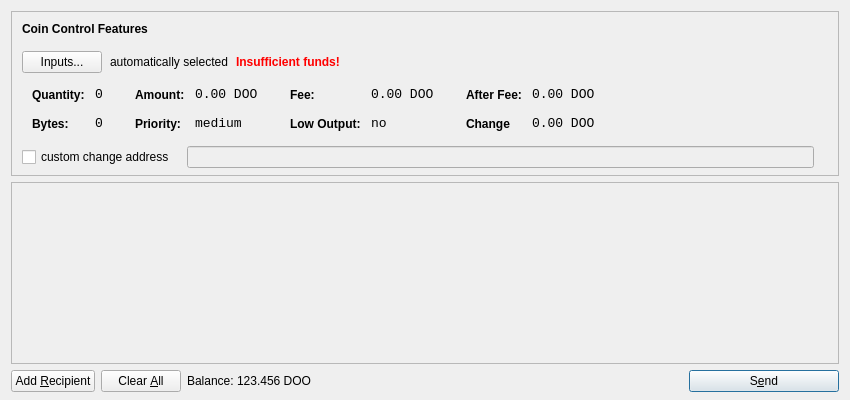
<?xml version="1.0" encoding="UTF-8"?>
<ui version="4.0">
 <class>SendCoinsDialog</class>
 <widget class="QDialog" name="SendCoinsDialog">
  <property name="geometry">
   <rect>
    <x>0</x>
    <y>0</y>
    <width>850</width>
    <height>400</height>
   </rect>
  </property>
  <property name="windowTitle">
   <string>Send Coins</string>
  </property>
  <layout class="QVBoxLayout" name="verticalLayout" stretch="0,1,0">
   <property name="bottomMargin">
    <number>8</number>
   </property>
   <item>
    <widget class="QFrame" name="frameCoinControl">
     <property name="sizePolicy">
      <sizepolicy hsizetype="Expanding" vsizetype="Expanding">
       <horstretch>0</horstretch>
       <verstretch>0</verstretch>
      </sizepolicy>
     </property>
     <property name="maximumSize">
      <size>
       <width>16777215</width>
       <height>16777215</height>
      </size>
     </property>
     <property name="frameShape">
      <enum>QFrame::StyledPanel</enum>
     </property>
     <property name="frameShadow">
      <enum>QFrame::Sunken</enum>
     </property>
     <layout class="QVBoxLayout" name="verticalLayoutCoinControl2">
      <property name="spacing">
       <number>-1</number>
      </property>
      <property name="leftMargin">
       <number>0</number>
      </property>
      <property name="topMargin">
       <number>0</number>
      </property>
      <property name="rightMargin">
       <number>0</number>
      </property>
      <property name="bottomMargin">
       <number>6</number>
      </property>
      <item>
       <layout class="QVBoxLayout" name="verticalLayoutCoinControl" stretch="0,0,0,0,1">
        <property name="spacing">
         <number>0</number>
        </property>
        <property name="leftMargin">
         <number>10</number>
        </property>
        <property name="topMargin">
         <number>10</number>
        </property>
        <item>
         <layout class="QHBoxLayout" name="horizontalLayoutCoinControl1">
          <property name="bottomMargin">
           <number>15</number>
          </property>
          <item>
           <widget class="QLabel" name="labelCoinControlFeatures">
            <property name="sizePolicy">
             <sizepolicy hsizetype="Preferred" vsizetype="Maximum">
              <horstretch>0</horstretch>
              <verstretch>0</verstretch>
             </sizepolicy>
            </property>
            <property name="font">
             <font>
              <weight>75</weight>
              <bold>true</bold>
             </font>
            </property>
            <property name="styleSheet">
             <string notr="true">font-weight:bold;</string>
            </property>
            <property name="text">
             <string>Coin Control Features</string>
            </property>
           </widget>
          </item>
         </layout>
        </item>
        <item>
         <layout class="QHBoxLayout" name="horizontalLayoutCoinControl2" stretch="0,0,0,0">
          <property name="spacing">
           <number>8</number>
          </property>
          <property name="bottomMargin">
           <number>10</number>
          </property>
          <item>
           <widget class="QPushButton" name="pushButtonCoinControl">
            <property name="styleSheet">
             <string notr="true"/>
            </property>
            <property name="text">
             <string>Inputs...</string>
            </property>
           </widget>
          </item>
          <item>
           <widget class="QLabel" name="labelCoinControlAutomaticallySelected">
            <property name="text">
             <string>automatically selected</string>
            </property>
            <property name="margin">
             <number>5</number>
            </property>
           </widget>
          </item>
          <item>
           <widget class="QLabel" name="labelCoinControlInsuffFunds">
            <property name="font">
             <font>
              <weight>75</weight>
              <bold>true</bold>
             </font>
            </property>
            <property name="styleSheet">
             <string notr="true">color:red;font-weight:bold;</string>
            </property>
            <property name="text">
             <string>Insufficient funds!</string>
            </property>
            <property name="margin">
             <number>5</number>
            </property>
           </widget>
          </item>
          <item>
           <spacer name="horizontalSpacerCoinControl">
            <property name="orientation">
             <enum>Qt::Horizontal</enum>
            </property>
            <property name="sizeHint" stdset="0">
             <size>
              <width>40</width>
              <height>1</height>
             </size>
            </property>
           </spacer>
          </item>
         </layout>
        </item>
        <item>
         <widget class="QWidget" name="widgetCoinControl" native="true">
          <property name="sizePolicy">
           <sizepolicy hsizetype="Preferred" vsizetype="Preferred">
            <horstretch>0</horstretch>
            <verstretch>0</verstretch>
           </sizepolicy>
          </property>
          <property name="minimumSize">
           <size>
            <width>0</width>
            <height>0</height>
           </size>
          </property>
          <property name="styleSheet">
           <string notr="true"/>
          </property>
          <layout class="QHBoxLayout" name="horizontalLayoutCoinControl5">
           <property name="margin">
            <number>0</number>
           </property>
           <item>
            <layout class="QHBoxLayout" name="horizontalLayoutCoinControl3" stretch="0,0,0,1">
             <property name="spacing">
              <number>20</number>
             </property>
             <property name="topMargin">
              <number>0</number>
             </property>
             <property name="bottomMargin">
              <number>10</number>
             </property>
             <item>
              <layout class="QFormLayout" name="formLayoutCoinControl1">
               <property name="horizontalSpacing">
                <number>10</number>
               </property>
               <property name="verticalSpacing">
                <number>14</number>
               </property>
               <property name="leftMargin">
                <number>10</number>
               </property>
               <property name="topMargin">
                <number>4</number>
               </property>
               <property name="rightMargin">
                <number>6</number>
               </property>
               <item row="0" column="0">
                <widget class="QLabel" name="labelCoinControlQuantityText">
                 <property name="styleSheet">
                  <string notr="true">font-weight:bold;</string>
                 </property>
                 <property name="text">
                  <string>Quantity:</string>
                 </property>
                 <property name="margin">
                  <number>0</number>
                 </property>
                </widget>
               </item>
               <item row="0" column="1">
                <widget class="QLabel" name="labelCoinControlQuantity">
                 <property name="font">
                  <font>
                   <family>Monospace</family>
                   <pointsize>10</pointsize>
                  </font>
                 </property>
                 <property name="cursor">
                  <cursorShape>IBeamCursor</cursorShape>
                 </property>
                 <property name="contextMenuPolicy">
                  <enum>Qt::ActionsContextMenu</enum>
                 </property>
                 <property name="text">
                  <string>0</string>
                 </property>
                 <property name="margin">
                  <number>0</number>
                 </property>
                 <property name="textInteractionFlags">
                  <set>Qt::LinksAccessibleByMouse|Qt::TextSelectableByKeyboard|Qt::TextSelectableByMouse</set>
                 </property>
                </widget>
               </item>
               <item row="1" column="0">
                <widget class="QLabel" name="labelCoinControlBytesText">
                 <property name="styleSheet">
                  <string notr="true">font-weight:bold;</string>
                 </property>
                 <property name="text">
                  <string>Bytes:</string>
                 </property>
                </widget>
               </item>
               <item row="1" column="1">
                <widget class="QLabel" name="labelCoinControlBytes">
                 <property name="font">
                  <font>
                   <family>Monospace</family>
                   <pointsize>10</pointsize>
                  </font>
                 </property>
                 <property name="cursor">
                  <cursorShape>IBeamCursor</cursorShape>
                 </property>
                 <property name="contextMenuPolicy">
                  <enum>Qt::ActionsContextMenu</enum>
                 </property>
                 <property name="text">
                  <string>0</string>
                 </property>
                 <property name="textInteractionFlags">
                  <set>Qt::LinksAccessibleByMouse|Qt::TextSelectableByKeyboard|Qt::TextSelectableByMouse</set>
                 </property>
                </widget>
               </item>
              </layout>
             </item>
             <item>
              <layout class="QFormLayout" name="formLayoutCoinControl2">
               <property name="horizontalSpacing">
                <number>10</number>
               </property>
               <property name="verticalSpacing">
                <number>14</number>
               </property>
               <property name="leftMargin">
                <number>6</number>
               </property>
               <property name="topMargin">
                <number>4</number>
               </property>
               <property name="rightMargin">
                <number>6</number>
               </property>
               <item row="0" column="0">
                <widget class="QLabel" name="labelCoinControlAmountText">
                 <property name="styleSheet">
                  <string notr="true">font-weight:bold;</string>
                 </property>
                 <property name="text">
                  <string>Amount:</string>
                 </property>
                 <property name="margin">
                  <number>0</number>
                 </property>
                </widget>
               </item>
               <item row="0" column="1">
                <widget class="QLabel" name="labelCoinControlAmount">
                 <property name="font">
                  <font>
                   <family>Monospace</family>
                   <pointsize>10</pointsize>
                  </font>
                 </property>
                 <property name="cursor">
                  <cursorShape>IBeamCursor</cursorShape>
                 </property>
                 <property name="contextMenuPolicy">
                  <enum>Qt::ActionsContextMenu</enum>
                 </property>
                 <property name="text">
                  <string>0.00 DOO</string>
                 </property>
                 <property name="textInteractionFlags">
                  <set>Qt::LinksAccessibleByMouse|Qt::TextSelectableByKeyboard|Qt::TextSelectableByMouse</set>
                 </property>
                </widget>
               </item>
               <item row="1" column="0">
                <widget class="QLabel" name="labelCoinControlPriorityText">
                 <property name="styleSheet">
                  <string notr="true">font-weight:bold;</string>
                 </property>
                 <property name="text">
                  <string>Priority:</string>
                 </property>
                </widget>
               </item>
               <item row="1" column="1">
                <widget class="QLabel" name="labelCoinControlPriority">
                 <property name="font">
                  <font>
                   <family>Monospace</family>
                   <pointsize>10</pointsize>
                  </font>
                 </property>
                 <property name="cursor">
                  <cursorShape>IBeamCursor</cursorShape>
                 </property>
                 <property name="contextMenuPolicy">
                  <enum>Qt::ActionsContextMenu</enum>
                 </property>
                 <property name="text">
                  <string>medium</string>
                 </property>
                 <property name="textInteractionFlags">
                  <set>Qt::LinksAccessibleByMouse|Qt::TextSelectableByKeyboard|Qt::TextSelectableByMouse</set>
                 </property>
                </widget>
               </item>
              </layout>
             </item>
             <item>
              <layout class="QFormLayout" name="formLayoutCoinControl3">
               <property name="horizontalSpacing">
                <number>10</number>
               </property>
               <property name="verticalSpacing">
                <number>14</number>
               </property>
               <property name="leftMargin">
                <number>6</number>
               </property>
               <property name="topMargin">
                <number>4</number>
               </property>
               <property name="rightMargin">
                <number>6</number>
               </property>
               <item row="0" column="0">
                <widget class="QLabel" name="labelCoinControlFeeText">
                 <property name="styleSheet">
                  <string notr="true">font-weight:bold;</string>
                 </property>
                 <property name="text">
                  <string>Fee:</string>
                 </property>
                 <property name="margin">
                  <number>0</number>
                 </property>
                </widget>
               </item>
               <item row="0" column="1">
                <widget class="QLabel" name="labelCoinControlFee">
                 <property name="font">
                  <font>
                   <family>Monospace</family>
                   <pointsize>10</pointsize>
                  </font>
                 </property>
                 <property name="cursor">
                  <cursorShape>IBeamCursor</cursorShape>
                 </property>
                 <property name="contextMenuPolicy">
                  <enum>Qt::ActionsContextMenu</enum>
                 </property>
                 <property name="text">
                  <string>0.00 DOO</string>
                 </property>
                 <property name="textInteractionFlags">
                  <set>Qt::LinksAccessibleByMouse|Qt::TextSelectableByKeyboard|Qt::TextSelectableByMouse</set>
                 </property>
                </widget>
               </item>
               <item row="1" column="0">
                <widget class="QLabel" name="labelCoinControlLowOutputText">
                 <property name="styleSheet">
                  <string notr="true">font-weight:bold;</string>
                 </property>
                 <property name="text">
                  <string>Low Output:</string>
                 </property>
                </widget>
               </item>
               <item row="1" column="1">
                <widget class="QLabel" name="labelCoinControlLowOutput">
                 <property name="font">
                  <font>
                   <family>Monospace</family>
                   <pointsize>10</pointsize>
                  </font>
                 </property>
                 <property name="cursor">
                  <cursorShape>IBeamCursor</cursorShape>
                 </property>
                 <property name="contextMenuPolicy">
                  <enum>Qt::ActionsContextMenu</enum>
                 </property>
                 <property name="text">
                  <string>no</string>
                 </property>
                 <property name="textInteractionFlags">
                  <set>Qt::LinksAccessibleByMouse|Qt::TextSelectableByKeyboard|Qt::TextSelectableByMouse</set>
                 </property>
                </widget>
               </item>
              </layout>
             </item>
             <item>
              <layout class="QFormLayout" name="formLayoutCoinControl4">
               <property name="horizontalSpacing">
                <number>10</number>
               </property>
               <property name="verticalSpacing">
                <number>14</number>
               </property>
               <property name="leftMargin">
                <number>6</number>
               </property>
               <property name="topMargin">
                <number>4</number>
               </property>
               <property name="rightMargin">
                <number>6</number>
               </property>
               <item row="0" column="0">
                <widget class="QLabel" name="labelCoinControlAfterFeeText">
                 <property name="styleSheet">
                  <string notr="true">font-weight:bold;</string>
                 </property>
                 <property name="text">
                  <string>After Fee:</string>
                 </property>
                 <property name="margin">
                  <number>0</number>
                 </property>
                </widget>
               </item>
               <item row="0" column="1">
                <widget class="QLabel" name="labelCoinControlAfterFee">
                 <property name="font">
                  <font>
                   <family>Monospace</family>
                   <pointsize>10</pointsize>
                  </font>
                 </property>
                 <property name="cursor">
                  <cursorShape>IBeamCursor</cursorShape>
                 </property>
                 <property name="contextMenuPolicy">
                  <enum>Qt::ActionsContextMenu</enum>
                 </property>
                 <property name="text">
                  <string>0.00 DOO</string>
                 </property>
                 <property name="textInteractionFlags">
                  <set>Qt::LinksAccessibleByMouse|Qt::TextSelectableByKeyboard|Qt::TextSelectableByMouse</set>
                 </property>
                </widget>
               </item>
               <item row="1" column="0">
                <widget class="QLabel" name="labelCoinControlChangeText">
                 <property name="styleSheet">
                  <string notr="true">font-weight:bold;</string>
                 </property>
                 <property name="text">
                  <string>Change</string>
                 </property>
                </widget>
               </item>
               <item row="1" column="1">
                <widget class="QLabel" name="labelCoinControlChange">
                 <property name="font">
                  <font>
                   <family>Monospace</family>
                   <pointsize>10</pointsize>
                  </font>
                 </property>
                 <property name="cursor">
                  <cursorShape>IBeamCursor</cursorShape>
                 </property>
                 <property name="contextMenuPolicy">
                  <enum>Qt::ActionsContextMenu</enum>
                 </property>
                 <property name="text">
                  <string>0.00 DOO</string>
                 </property>
                 <property name="textInteractionFlags">
                  <set>Qt::LinksAccessibleByMouse|Qt::TextSelectableByKeyboard|Qt::TextSelectableByMouse</set>
                 </property>
                </widget>
               </item>
              </layout>
             </item>
            </layout>
           </item>
          </layout>
         </widget>
        </item>
        <item>
         <layout class="QHBoxLayout" name="horizontalLayoutCoinControl4" stretch="0,0,0">
          <property name="spacing">
           <number>12</number>
          </property>
          <property name="sizeConstraint">
           <enum>QLayout::SetDefaultConstraint</enum>
          </property>
          <property name="topMargin">
           <number>5</number>
          </property>
          <property name="rightMargin">
           <number>5</number>
          </property>
          <item>
           <widget class="QCheckBox" name="checkBoxCoinControlChange">
            <property name="text">
             <string>custom change address</string>
            </property>
           </widget>
          </item>
          <item>
           <widget class="QLineEdit" name="lineEditCoinControlChange">
            <property name="enabled">
             <bool>false</bool>
            </property>
            <property name="sizePolicy">
             <sizepolicy hsizetype="Expanding" vsizetype="Fixed">
              <horstretch>0</horstretch>
              <verstretch>0</verstretch>
             </sizepolicy>
            </property>
           </widget>
          </item>
          <item>
           <widget class="QLabel" name="labelCoinControlChangeLabel">
            <property name="sizePolicy">
             <sizepolicy hsizetype="Preferred" vsizetype="Expanding">
              <horstretch>0</horstretch>
              <verstretch>0</verstretch>
             </sizepolicy>
            </property>
            <property name="minimumSize">
             <size>
              <width>0</width>
              <height>0</height>
             </size>
            </property>
            <property name="text">
             <string/>
            </property>
            <property name="margin">
             <number>3</number>
            </property>
           </widget>
          </item>
         </layout>
        </item>
        <item>
         <spacer name="verticalSpacerCoinControl">
          <property name="orientation">
           <enum>Qt::Vertical</enum>
          </property>
          <property name="sizeHint" stdset="0">
           <size>
            <width>800</width>
            <height>1</height>
           </size>
          </property>
         </spacer>
        </item>
       </layout>
      </item>
     </layout>
    </widget>
   </item>
   <item>
    <widget class="QScrollArea" name="scrollArea">
     <property name="widgetResizable">
      <bool>true</bool>
     </property>
     <widget class="QWidget" name="scrollAreaWidgetContents">
      <property name="geometry">
       <rect>
        <x>0</x>
        <y>0</y>
        <width>830</width>
        <height>165</height>
       </rect>
      </property>
      <layout class="QVBoxLayout" name="verticalLayout_2">
       <property name="margin">
        <number>0</number>
       </property>
       <item>
        <layout class="QVBoxLayout" name="entries">
         <property name="spacing">
          <number>6</number>
         </property>
        </layout>
       </item>
       <item>
        <spacer name="verticalSpacer">
         <property name="orientation">
          <enum>Qt::Vertical</enum>
         </property>
         <property name="sizeHint" stdset="0">
          <size>
           <width>20</width>
           <height>40</height>
          </size>
         </property>
        </spacer>
       </item>
      </layout>
     </widget>
    </widget>
   </item>
   <item>
    <layout class="QHBoxLayout" name="horizontalLayout">
     <item>
      <widget class="QPushButton" name="addButton">
       <property name="toolTip">
        <string>Send to multiple recipients at once</string>
       </property>
       <property name="text">
        <string>Add &amp;Recipient</string>
       </property>
       <property name="icon">
        <iconset resource="../bitcoin.qrc">
         <normaloff>:/icons/add</normaloff>:/icons/add</iconset>
       </property>
       <property name="autoDefault">
        <bool>false</bool>
       </property>
      </widget>
     </item>
     <item>
      <widget class="QPushButton" name="clearButton">
       <property name="sizePolicy">
        <sizepolicy hsizetype="Minimum" vsizetype="Fixed">
         <horstretch>0</horstretch>
         <verstretch>0</verstretch>
        </sizepolicy>
       </property>
       <property name="toolTip">
        <string>Remove all transaction fields</string>
       </property>
       <property name="text">
        <string>Clear &amp;All</string>
       </property>
       <property name="icon">
        <iconset resource="../bitcoin.qrc">
         <normaloff>:/icons/remove</normaloff>:/icons/remove</iconset>
       </property>
       <property name="autoRepeatDelay">
        <number>300</number>
       </property>
       <property name="autoDefault">
        <bool>false</bool>
       </property>
      </widget>
     </item>
     <item>
      <layout class="QHBoxLayout" name="horizontalLayout_2">
       <property name="spacing">
        <number>3</number>
       </property>
       <item>
        <widget class="QLabel" name="label">
         <property name="sizePolicy">
          <sizepolicy hsizetype="Preferred" vsizetype="Fixed">
           <horstretch>0</horstretch>
           <verstretch>0</verstretch>
          </sizepolicy>
         </property>
         <property name="text">
          <string>Balance:</string>
         </property>
        </widget>
       </item>
       <item>
        <widget class="QLabel" name="labelBalance">
         <property name="sizePolicy">
          <sizepolicy hsizetype="Preferred" vsizetype="Fixed">
           <horstretch>0</horstretch>
           <verstretch>0</verstretch>
          </sizepolicy>
         </property>
         <property name="cursor">
          <cursorShape>IBeamCursor</cursorShape>
         </property>
         <property name="text">
          <string>123.456 DOO</string>
         </property>
         <property name="textInteractionFlags">
          <set>Qt::LinksAccessibleByMouse|Qt::TextSelectableByKeyboard|Qt::TextSelectableByMouse</set>
         </property>
        </widget>
       </item>
      </layout>
     </item>
     <item>
      <spacer name="horizontalSpacer">
       <property name="orientation">
        <enum>Qt::Horizontal</enum>
       </property>
       <property name="sizeHint" stdset="0">
        <size>
         <width>40</width>
         <height>20</height>
        </size>
       </property>
      </spacer>
     </item>
     <item>
      <widget class="QPushButton" name="sendButton">
       <property name="minimumSize">
        <size>
         <width>150</width>
         <height>0</height>
        </size>
       </property>
       <property name="toolTip">
        <string>Confirm the send action</string>
       </property>
       <property name="text">
        <string>S&amp;end</string>
       </property>
       <property name="icon">
        <iconset resource="../bitcoin.qrc">
         <normaloff>:/icons/send</normaloff>:/icons/send</iconset>
       </property>
       <property name="default">
        <bool>true</bool>
       </property>
      </widget>
     </item>
    </layout>
   </item>
  </layout>
 </widget>
 <resources>
  <include location="../bitcoin.qrc"/>
 </resources>
 <connections/>
</ui>
